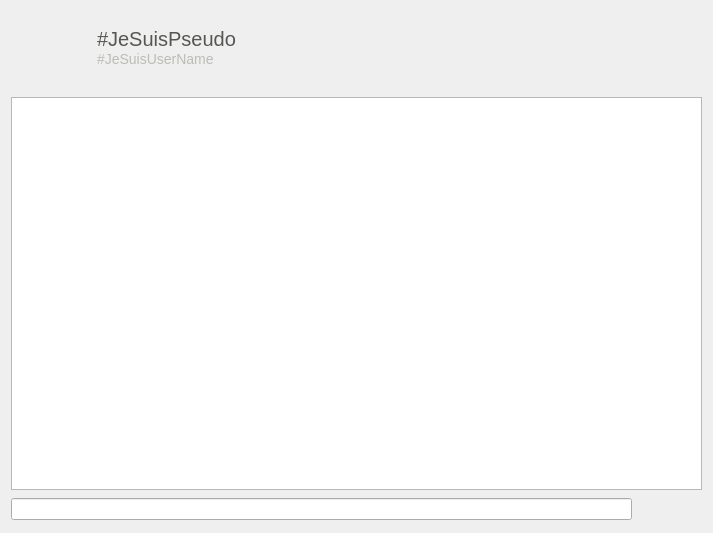
<?xml version="1.0" encoding="UTF-8"?>
<ui version="4.0">
 <class>conv</class>
 <widget class="QWidget" name="conv">
  <property name="geometry">
   <rect>
    <x>0</x>
    <y>0</y>
    <width>713</width>
    <height>533</height>
   </rect>
  </property>
  <property name="windowTitle">
   <string>Form</string>
  </property>
  <property name="styleSheet">
   <string notr="true">QLabel#labelPseudo {
	font-size: 20px;
	color: rgb(85, 87, 83);
}
QLabel#labelName {
	font-size: 14px;
	color: rgb(186, 189, 182);
}
QPushButton#callButton {
	padding: 10px 20px
}
QPushButton#sendButton {
	padding: 5px 15px;
}
QPushButton[flat=&quot;true&quot;] {
	background-color: transparent;
    border-style: none;
    border-radius: 5px;
}
QPushButton[flat=&quot;true&quot;]:hover {
	background-color: rgb(211, 215, 207);
}
QPushButton[flat=&quot;true&quot;]:pressed {
	border-style: outset;
	border-width: 2px;
	border-color: white;
}</string>
  </property>
  <layout class="QVBoxLayout" name="verticalLayout_2">
   <item>
    <layout class="QVBoxLayout" name="verticalLayout">
     <item>
      <layout class="QHBoxLayout" name="horizontalLayout_2">
       <item>
        <widget class="QLabel" name="iconViewer">
         <property name="minimumSize">
          <size>
           <width>80</width>
           <height>80</height>
          </size>
         </property>
         <property name="maximumSize">
          <size>
           <width>80</width>
           <height>80</height>
          </size>
         </property>
         <property name="text">
          <string/>
         </property>
        </widget>
       </item>
       <item>
        <layout class="QVBoxLayout" name="verticalLayout_3">
         <property name="spacing">
          <number>0</number>
         </property>
         <item>
          <widget class="QLabel" name="labelPseudo">
           <property name="text">
            <string>#JeSuisPseudo</string>
           </property>
           <property name="alignment">
            <set>Qt::AlignBottom|Qt::AlignLeading|Qt::AlignLeft</set>
           </property>
          </widget>
         </item>
         <item>
          <widget class="QLabel" name="labelName">
           <property name="text">
            <string>#JeSuisUserName</string>
           </property>
           <property name="alignment">
            <set>Qt::AlignLeading|Qt::AlignLeft|Qt::AlignTop</set>
           </property>
          </widget>
         </item>
        </layout>
       </item>
       <item>
        <spacer name="horizontalSpacer">
         <property name="orientation">
          <enum>Qt::Horizontal</enum>
         </property>
         <property name="sizeHint" stdset="0">
          <size>
           <width>40</width>
           <height>20</height>
          </size>
         </property>
        </spacer>
       </item>
       <item>
        <widget class="QPushButton" name="callButton">
         <property name="minimumSize">
          <size>
           <width>0</width>
           <height>0</height>
          </size>
         </property>
         <property name="maximumSize">
          <size>
           <width>16777215</width>
           <height>16777215</height>
          </size>
         </property>
         <property name="text">
          <string/>
         </property>
         <property name="icon">
          <iconset resource="resources.qrc">
           <normaloff>:/icons/call</normaloff>:/icons/call</iconset>
         </property>
         <property name="iconSize">
          <size>
           <width>20</width>
           <height>20</height>
          </size>
         </property>
         <property name="flat">
          <bool>true</bool>
         </property>
        </widget>
       </item>
      </layout>
     </item>
     <item>
      <widget class="QTextEdit" name="textEdit">
       <property name="readOnly">
        <bool>true</bool>
       </property>
      </widget>
     </item>
     <item>
      <layout class="QHBoxLayout" name="horizontalLayout">
       <property name="sizeConstraint">
        <enum>QLayout::SetDefaultConstraint</enum>
       </property>
       <item>
        <widget class="QLineEdit" name="lineEdit"/>
       </item>
       <item>
        <widget class="QPushButton" name="sendButton">
         <property name="text">
          <string/>
         </property>
         <property name="icon">
          <iconset resource="resources.qrc">
           <normaloff>:/icons/send</normaloff>:/icons/send</iconset>
         </property>
         <property name="iconSize">
          <size>
           <width>25</width>
           <height>25</height>
          </size>
         </property>
         <property name="flat">
          <bool>true</bool>
         </property>
        </widget>
       </item>
      </layout>
     </item>
    </layout>
   </item>
  </layout>
 </widget>
 <resources>
  <include location="resources.qrc"/>
 </resources>
 <connections/>
</ui>
